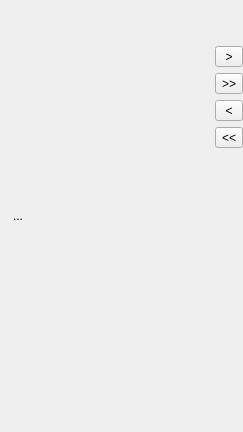
<?xml version="1.0" encoding="UTF-8"?>
<ui version="4.0">
 <class>DatabaseStructureWidget</class>
 <widget class="QWidget" name="DatabaseStructureWidget">
  <property name="geometry">
   <rect>
    <x>0</x>
    <y>0</y>
    <width>243</width>
    <height>432</height>
   </rect>
  </property>
  <property name="windowTitle">
   <string>Form</string>
  </property>
  <layout class="QGridLayout" name="gridLayout">
   <property name="leftMargin">
    <number>6</number>
   </property>
   <property name="topMargin">
    <number>6</number>
   </property>
   <property name="rightMargin">
    <number>0</number>
   </property>
   <property name="bottomMargin">
    <number>6</number>
   </property>
   <item row="0" column="0">
    <layout class="QHBoxLayout" name="horizontalLayout_3">
     <item>
      <layout class="QVBoxLayout" name="verticalLayout">
       <item>
        <layout class="QHBoxLayout" name="horizontalLayout">
         <item>
          <widget class="QToolButton" name="btnType">
           <property name="text">
            <string>...</string>
           </property>
           <property name="icon">
            <iconset resource="resurses.qrc">
             <normaloff>:/img/select_type.png</normaloff>:/img/select_type.png</iconset>
           </property>
           <property name="checkable">
            <bool>true</bool>
           </property>
           <property name="autoRaise">
            <bool>true</bool>
           </property>
          </widget>
         </item>
         <item>
          <spacer name="horizontalSpacer">
           <property name="orientation">
            <enum>Qt::Horizontal</enum>
           </property>
           <property name="sizeHint" stdset="0">
            <size>
             <width>40</width>
             <height>20</height>
            </size>
           </property>
          </spacer>
         </item>
        </layout>
       </item>
       <item>
        <layout class="QHBoxLayout" name="horizontalLayoutTree"/>
       </item>
      </layout>
     </item>
    </layout>
   </item>
   <item row="0" column="1">
    <layout class="QVBoxLayout" name="verticalLayout_2">
     <item>
      <spacer name="verticalSpacer_2">
       <property name="orientation">
        <enum>Qt::Vertical</enum>
       </property>
       <property name="sizeType">
        <enum>QSizePolicy::Fixed</enum>
       </property>
       <property name="sizeHint" stdset="0">
        <size>
         <width>20</width>
         <height>40</height>
        </size>
       </property>
      </spacer>
     </item>
     <item>
      <widget class="QToolButton" name="btnSetItem">
       <property name="text">
        <string> &gt; </string>
       </property>
       <property name="icon">
        <iconset resource="resurses.qrc">
         <normaloff>:/img/chevron-right.svg</normaloff>:/img/chevron-right.svg</iconset>
       </property>
      </widget>
     </item>
     <item>
      <widget class="QToolButton" name="btnSetItems">
       <property name="text">
        <string>&gt;&gt;</string>
       </property>
       <property name="icon">
        <iconset resource="resurses.qrc">
         <normaloff>:/img/chevron-double-right.svg</normaloff>:/img/chevron-double-right.svg</iconset>
       </property>
      </widget>
     </item>
     <item>
      <widget class="QToolButton" name="btnRemoveItem">
       <property name="text">
        <string> &lt; </string>
       </property>
       <property name="icon">
        <iconset resource="resurses.qrc">
         <normaloff>:/img/chevron-left.svg</normaloff>:/img/chevron-left.svg</iconset>
       </property>
      </widget>
     </item>
     <item>
      <widget class="QToolButton" name="btnRemoveItems">
       <property name="text">
        <string>&lt;&lt;</string>
       </property>
       <property name="icon">
        <iconset resource="resurses.qrc">
         <normaloff>:/img/chevron-double-left.svg</normaloff>:/img/chevron-double-left.svg</iconset>
       </property>
      </widget>
     </item>
     <item>
      <spacer name="verticalSpacer">
       <property name="orientation">
        <enum>Qt::Vertical</enum>
       </property>
       <property name="sizeHint" stdset="0">
        <size>
         <width>20</width>
         <height>40</height>
        </size>
       </property>
      </spacer>
     </item>
    </layout>
   </item>
  </layout>
 </widget>
 <resources>
  <include location="resurses.qrc"/>
 </resources>
 <connections/>
</ui>
